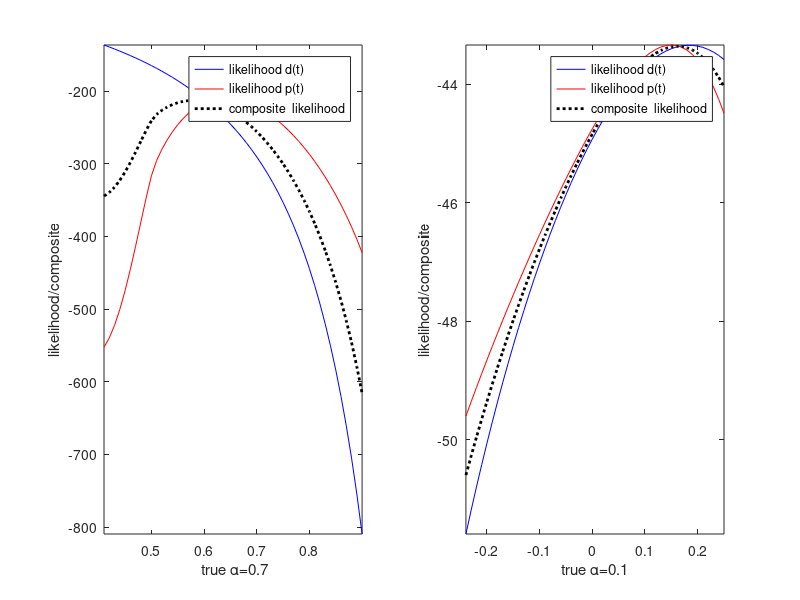

Write the MATLAB code that produced this figure.
% plot  of  likelihood for  singularity  problems
% example with  dividend and  stock  prices  driven  by  just  one  shock
% solution
% d(t) = e(t)-alpha e(t-1);
% p(t) = (1-beta* alpha)e(t)-alpha e(t-1);
%%%%%%%%%%%%%%%%%%%%%%%%%%%%%%%%%%%%%%%%%%%%%%%%%%%%%%
% example section 3.3
%%%%%%%%%%%%%%%%%%%%%%%%%%%%%%%%%%%%%%%%%%%%%%%%%%%%%%%


close all; clc;
rng('default')

sige=1.0;
bet=0.99;

om=0.5;

T1=2000;
tau=100;
steps=50;

% case  1: alph=0.7
alph=0.7;


% simulating  data
res=zeros(T1,1); d=res;p=res;
d(1)=0.0; p(1)=0.0; res(1)=0.0;

for j=2:T1
   res(j)=sige*randn(1);
   d(j)=res(j)-alph*res(j-1);
   p(j)=(1.0/(1-bet*alph))*((1-bet*alph)*res(j) -alph* res(j-1));
end
 
%b1=mean(d); %b2=std(d);
%b3=mean(p); %b4=std(p);

x=d(T1-tau:T1);  y=p(T1-tau:T1);
T=length(x)-1;   T2=length(y)-1;

% computing  likelihood / complosite  likelihood
ld=zeros(steps,T);lp=ld; 
alp=zeros(steps,1); gam=alp;
frac1=zeros(steps,T); frac2=frac1; frac3=frac1; 
frac4=frac1; frac5=frac1; frac6=frac1;
dt=zeros(steps,1); pt=dt;
ratio2=zeros(steps, T); ratio4=ratio2;
ll1=zeros(steps,1); ll2=ll1; ll=ll1;
for  i=1:steps
     ld(i,1)=0.0;
     lp(i,1)=0.0;
     
         alp(i)=(alph-0.3)+0.01*i;
         gam(i)= alp(i)/((1-bet*alp(i)));
                  
         frac1(i,1)=0.0;         frac2(i,1)=0.0;
         frac3(i,1)=0.0;         frac4(i,1)=0.0;
         frac5(i,1)=0.0;         frac6(i,1)=0.0;

         frac1(i,2)=1.0;
         frac2(i,2)=1+alp(i)^2;
         frac3(i,2)=1+alp(i)^2+alp(i)^4;
         frac4(i,2)=1.0;
         frac5(i,2)=1+gam(i)^2;
         frac6(i,2)=1+gam(i)^2+gam(i)^4;
         
         dt(i,1)=d(1);         pt(i,1)=p(1);
         
          for t=3:T
              frac1(i,t)= frac1(i,t-1)+alp(i)^(2*(t-2));
              frac2(i,t)= frac2(i,t-1)+alp(i)^(2*(t-1));
              frac3(i,t)= frac3(i,t-1)+alp(i)^(2*t);
              frac4(i,t)= frac4(i,t-1)+gam(i)^(2*(t-2));
              frac5(i,t)= frac5(i,t-1)+gam(i)^(2*(t-1));
              frac6(i,t)= frac6(i,t-1)+gam(i)^(2*t);
          end
       
           ratio2(i,1)=0.0;           ratio4(i,1)=0.0;
           
          for t=2:T
               ratio2(i,t)=sige^2*(frac3(i,t)/frac2(i,t));
               ratio4(i,t)=sige^2*(frac6(i,t)/frac5(i,t));
               pt(i,t)=p(t)-gam(i)*(frac3(i,t)/frac4(i,t))*pt(i,t-1);
               dt(i,t)=d(t)-alp(i)*(frac1(i,t)/frac2(i,t))*dt(i,t-1);     
          end
          
          for  t=2:T
          ld(i,t)=ld(i,t-1)-log(ratio2(i,t))-0.5*((dt(i,t))^2)/(ratio2(i,t));
          lp(i,t)=lp(i,t-1)-log(ratio4(i,t))-0.5*((pt(i,t))^2)/(ratio4(i,t));
          end
 
     ll1(i)=ld(i,T);     ll2(i)=lp(i,T);
     ll(i)=om*ll1(i)+(1-om)*ll2(i);
 end
 
 
 subplot(1,2,1)
  plot(alp,ll1, 'b-',alp,ll2,'r-',alp, ll,'k:', 'linewidth',2);  axis tight;
%  title('\sigma_e=1.0')
  xlabel(' true \alpha=0.7')
  ylabel('likelihood/composite')
  legend('likelihood d(t)', 'likelihood p(t)', 'composite  likelihood')


  
% case 2: alph=0.1
alph=0.1;

% simulating  data
d(1)=0.0; p(1)=0.0; res(1)=0.0;

for j=2:T1
  res(j)=sige*randn(1);
   d(j)=res(j)-alph*res(j-1);
   p(j)=(1.0/(1-bet*alph))*((1-bet*alph)*res(j) -alph* res(j-1));
end
 
%b1=mean(d); %b2=std(d);
%b3=mean(p); %b4=std(p);

% constructing  likelihood
x=d(T1-tau:T1);
y=p(T1-tau:T1);
T=length(x)-1;
 
 for  i=1:steps
     ld(i,1)=0.0;
     lp(i,1)=0.0;
     
         alp(i)=(alph-0.35)+0.01*i;
         gam(i)= alp(i)/((1-bet*alp(i)));
                  
         frac1(i,1)=0.0;         frac2(i,1)=0.0;
         frac3(i,1)=0.0;         frac4(i,1)=0.0;
         frac5(i,1)=0.0;         frac6(i,1)=0.0;

         frac1(i,2)=1.0;
         frac2(i,2)=1+alp(i)^2;
         frac3(i,2)=1+alp(i)^2+alp(i)^4;
         frac4(i,2)=1.0;
         frac5(i,2)=1+gam(i)^2;
         frac6(i,2)=1+gam(i)^2+gam(i)^4;
         
         
         dt(i,1)=d(1);         pt(i,1)=p(1);
         
          for t=3:T
              frac1(i,t)= frac1(i,t-1)+alp(i)^(2*(t-2));
              frac2(i,t)= frac2(i,t-1)+alp(i)^(2*(t-1));
              frac3(i,t)= frac3(i,t-1)+alp(i)^(2*t);
              frac4(i,t)= frac4(i,t-1)+gam(i)^(2*(t-2));
              frac5(i,t)= frac5(i,t-1)+gam(i)^(2*(t-1));
              frac6(i,t)= frac6(i,t-1)+gam(i)^(2*t);
          end
       
           ratio2(i,1)=0.0;           ratio4(i,1)=0.0;
           
          for t=2:T
               ratio2(i,t)=sige^2*(frac3(i,t)/frac2(i,t));
               ratio4(i,t)=sige^2*(frac6(i,t)/frac5(i,t));
               pt(i,t)=p(t)-gam(i)*(frac3(i,t)/frac4(i,t))*pt(i,t-1);
               dt(i,t)=d(t)-alp(i)*(frac1(i,t)/frac2(i,t))*dt(i,t-1);     
          end
          
          for  t=2:T
           ld(i,t)=ld(i,t-1)-log(ratio2(i,t))-0.5*((dt(i,t))^2)/(ratio2(i,t));
           lp(i,t)=lp(i,t-1)-log(ratio4(i,t))-0.5*((pt(i,t))^2)/(ratio4(i,t)) ;
          end
   
     ll1(i)=ld(i,T);     ll2(i)=lp(i,T);
     ll(i)=om*ll1(i)+(1-om)*ll2(i);
 end
 
 
 subplot(1,2,2)
  plot(alp,ll1,'b-',alp,ll2,'r-',alp, ll,'k:', 'linewidth',2);  axis tight;
 %title('\sigma_e=0.1')
  xlabel('true \alpha=0.1')
  ylabel('likelihood/composite')
  legend('likelihood d(t)', 'likelihood p(t)', 'composite  likelihood')
